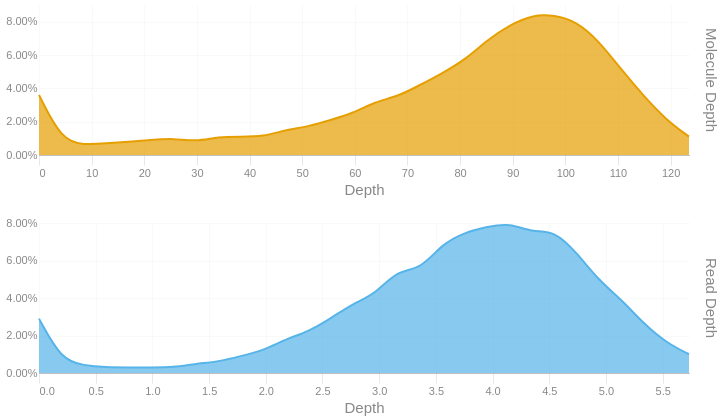

The cell this chart's notebook holds for it:
### Code cell
readdep = depth_hist(tb['Read Depth'], q99, 3)
readdep = readdep.with_columns(pl.lit('Read Depth').alias('Metric'))
if not SKIPLR:
    moldep = depth_hist(tb['Molecule Depth'], mol_q99, 1)
    moldep = moldep.with_columns(pl.lit('Molecule Depth').alias('Metric'))
    _hist = pl.concat([readdep, moldep])
    _hist = _hist.filter(pl.col('Proportion') != 0)
    with SafeRender(_hist):
        (
            alt.Chart(_hist)        
            .mark_area(interpolate = "basis")
            .encode(
                x=alt.X('Bin:Q').scale(domainMin=0).axis(alt.Axis(title='Depth')),
                y = alt.Y('Proportion:Q', title = None).axis(format = '.2%'),
                color = alt.Color('Metric:N').legend(None),
                row = alt.Row("Metric:N").header(title = None, labelOrient = 'right'),
                tooltip = [
                    alt.Tooltip("Metric:N", title = "Metric"),
                    alt.Tooltip('Interval:N', title = "Depth Interval"),
                    alt.Tooltip('Proportion:Q', title = "% Alignments").format('.2%')
                ]
            )
            .resolve_scale(x='independent', y='independent')
            .properties(
                height = 150, width = 650,
                usermeta={'embedOptions': {'downloadFileName': f'{samplename}.depth.hist'}}
            )
        ).display()
else:
    readdep = readdep.filter(pl.col('Proportion') != 0)
    with SafeRender(readdep):
        (
            alt.Chart(readdep)        
            .mark_area(interpolate = "basis")
            .encode(
                x=alt.X('Bin:Q').scale(domainMin=0).axis(alt.Axis(title='Depth')),
                y = alt.Y('Proportion:Q', title = None).axis(format = '.2%'),
                tooltip = [
                    alt.Tooltip('Interval:N', title = "Depth Interval"),
                    alt.Tooltip('Proportion:Q', title = "% Alignments").format('.2%')
                ]
            )
            .properties(
                usermeta={'embedOptions': {'downloadFileName': f'{samplename}.depth.hist'}}
            )
        ).display()

### Figure 1 — Vega-Lite specification as saved in the notebook (floating-point values rounded to 4 significant figures)
{"width": 650, "height": 150, "config": {"title": {"anchor": "start", "dy": -15, "fontSize": 18, "color": "#888888", "subtitleColor": "#888888", "subtitleFontSize": 14}, "arc": {"fill": "#0072B2"}, "axis": {"domainColor": "#888888", "domainWidth": 0.5, "gridWidth": 0.2, "grid": false, "titleFontWeight": 400, "titleFontSize": 15, "labelFontSize": 11, "labelColor": "#888888", "tickColor": "#888888", "tickWidth": 0.2, "titleColor": "#888888"}, "axisBand": {"grid": false}, "axisX": {"grid": true, "tickSize": 10, "domainCap": "round"}, "axisY": {"domain": false, "grid": true, "tickSize": 0, "domainCap": "round"}, "background": "transparent", "header": {"labelFontSize": 15, "labelColor": "#888888", "titleFontSize": 15, "titleFontWeight": 600, "titleColor": "#888888"}, "legend": {"labelFont": "sans-serif", "labelFontSize": 12, "labelColor": "#888888", "symbolSize": 100, "symbolType": "circle", "titleFontSize": 12, "titlePadding": 10, "titleColor": "#888888", "title": null}, "range": {"category": ["#E69F00", "#56B4E9", "#009E73", "#F0E442", "#0072B2", "#D55E00", "#CC79A7", "#000000"], "diverging": ["#cfe8f3", "#a2d4ec", "#73bfe2", "#46abdb", "#1696d2", "#12719e"]}, "area": {"fill": "#0072B2", "fillOpacity": 0.7, "line": true, "strokeOpacity": 0.7}, "line": {"color": "#0072B2", "stroke": "#0072B2", "strokeWidth": 2}, "trail": {"color": "#0072B2", "stroke": "#0072B2", "strokeWidth": 0, "size": 1}, "point": {"filled": true, "fillOpacity": 1.0, "size": 95}, "text": {"color": "#888888", "fontSize": 11, "align": "right", "fontWeight": 400, "size": 11}, "bar": {"fill": "#0072B2", "stroke": null}, "view": {"stroke": null, "continuousWidth": 660, "continuousHeight": 400}}, "data": {"name": "data-57f8c4b268399c840d186b066e431e29"}, "mark": {"type": "area", "interpolate": "basis"}, "encoding": {"color": {"field": "Metric", "legend": null, "type": "nominal"}, "row": {"field": "Metric", "header": {"title": null, "labelOrient": "right"}, "type": "nominal"}, "tooltip": [{"field": "Metric", "title": "Metric", "type": "nominal"}, {"field": "Interval", "title": "Depth Interval", "type": "nominal"}, {"field": "Proportion", "format": ".2%", "title": "% Alignments", "type": "quantitative"}], "x": {"axis": {"title": "Depth"}, "field": "Bin", "scale": {"domainMin": 0}, "type": "quantitative"}, "y": {"axis": {"format": ".2%"}, "field": "Proportion", "title": null, "type": "quantitative"}}, "resolve": {"scale": {"x": "independent", "y": "independent"}}, "usermeta": {"embedOptions": {"downloadFileName": "S3_Musquodoboit_594.depth.hist"}}, "$schema": "https://vega.github.io/schema/vega-lite/v6.1.0.json", "datasets": {"data-57f8c4b268399c840d186b066e431e29": [{"Bin": 0.0, "Interval": "0.0-0.198", "Proportion": 0.029, "Metric": "Read Depth"}, {"Bin": 0.198, "Interval": "0.198-0.395", "Proportion": 0.007, "Metric": "Read Depth"}, {"Bin": 0.395, "Interval": "0.395-0.593", "Proportion": 0.004, "Metric": "Read Depth"}, {"Bin": 0.593, "Interval": "0.593-0.791", "Proportion": 0.003, "Metric": "Read Depth"}, {"Bin": 0.791, "Interval": "0.791-0.988", "Proportion": 0.003, "Metric": "Read Depth"}, {"Bin": 0.988, "Interval": "0.988-1.186", "Proportion": 0.003, "Metric": "Read Depth"}, {"Bin": 1.186, "Interval": "1.186-1.384", "Proportion": 0.003, "Metric": "Read Depth"}, {"Bin": 1.384, "Interval": "1.384-1.581", "Proportion": 0.005, "Metric": "Read Depth"}, {"Bin": 1.581, "Interval": "1.581-1.779", "Proportion": 0.006, "Metric": "Read Depth"}, {"Bin": 1.779, "Interval": "1.779-1.977", "Proportion": 0.009, "Metric": "Read Depth"}, {"Bin": 1.977, "Interval": "1.977-2.174", "Proportion": 0.012, "Metric": "Read Depth"}, {"Bin": 2.174, "Interval": "2.174-2.372", "Proportion": 0.018, "Metric": "Read Depth"}, {"Bin": 2.372, "Interval": "2.372-2.57", "Proportion": 0.022, "Metric": "Read Depth"}, {"Bin": 2.57, "Interval": "2.57-2.767", "Proportion": 0.029, "Metric": "Read Depth"}, {"Bin": 2.767, "Interval": "2.767-2.965", "Proportion": 0.037, "Metric": "Read Depth"}, {"Bin": 2.965, "Interval": "2.965-3.163", "Proportion": 0.042, "Metric": "Read Depth"}, {"Bin": 3.163, "Interval": "3.163-3.36", "Proportion": 0.055, "Metric": "Read Depth"}, {"Bin": 3.36, "Interval": "3.36-3.558", "Proportion": 0.055, "Metric": "Read Depth"}, {"Bin": 3.558, "Interval": "3.558-3.756", "Proportion": 0.069, "Metric": "Read Depth"}, {"Bin": 3.756, "Interval": "3.756-3.953", "Proportion": 0.075, "Metric": "Read Depth"}, {"Bin": 3.953, "Interval": "3.953-4.151", "Proportion": 0.078, "Metric": "Read Depth"}, {"Bin": 4.151, "Interval": "4.151-4.349", "Proportion": 0.08, "Metric": "Read Depth"}, {"Bin": 4.349, "Interval": "4.349-4.546", "Proportion": 0.075, "Metric": "Read Depth"}, {"Bin": 4.546, "Interval": "4.546-4.744", "Proportion": 0.076, "Metric": "Read Depth"}, {"Bin": 4.744, "Interval": "4.744-4.942", "Proportion": 0.064, "Metric": "Read Depth"}, {"Bin": 4.942, "Interval": "4.942-5.139", "Proportion": 0.049, "Metric": "Read Depth"}, {"Bin": 5.139, "Interval": "5.139-5.337", "Proportion": 0.039, "Metric": "Read Depth"}, {"Bin": 5.337, "Interval": "5.337-5.535", "Proportion": 0.026, "Metric": "Read Depth"}, {"Bin": 5.535, "Interval": "5.535-5.732", "Proportion": 0.016, "Metric": "Read Depth"}, {"Bin": 5.732, "Interval": "5.732-5.93", "Proportion": 0.01, "Metric": "Read Depth"}, {"Bin": 0.0, "Interval": "0.0-4.3", "Proportion": 0.036, "Metric": "Molecule Depth"}, {"Bin": 4.3, "Interval": "4.3-8.5", "Proportion": 0.009, "Metric": "Molecule Depth"}, {"Bin": 8.5, "Interval": "8.5-12.8", "Proportion": 0.006, "Metric": "Molecule Depth"}, {"Bin": 12.8, "Interval": "12.8-17.0", "Proportion": 0.007, "Metric": "Molecule Depth"}, {"Bin": 17.0, "Interval": "17.0-21.3", "Proportion": 0.008, "Metric": "Molecule Depth"}, {"Bin": 21.3, "Interval": "21.3-25.6", "Proportion": 0.009, "Metric": "Molecule Depth"}, {"Bin": 25.6, "Interval": "25.6-29.8", "Proportion": 0.01, "Metric": "Molecule Depth"}, {"Bin": 29.8, "Interval": "29.8-34.1", "Proportion": 0.008, "Metric": "Molecule Depth"}, {"Bin": 34.1, "Interval": "34.1-38.3", "Proportion": 0.011, "Metric": "Molecule Depth"}, {"Bin": 38.3, "Interval": "38.3-42.6", "Proportion": 0.011, "Metric": "Molecule Depth"}, {"Bin": 42.6, "Interval": "42.6-46.8", "Proportion": 0.011, "Metric": "Molecule Depth"}, {"Bin": 46.8, "Interval": "46.8-51.1", "Proportion": 0.015, "Metric": "Molecule Depth"}, {"Bin": 51.1, "Interval": "51.1-55.4", "Proportion": 0.017, "Metric": "Molecule Depth"}, {"Bin": 55.4, "Interval": "55.4-59.6", "Proportion": 0.021, "Metric": "Molecule Depth"}, {"Bin": 59.6, "Interval": "59.6-63.9", "Proportion": 0.025, "Metric": "Molecule Depth"}, {"Bin": 63.9, "Interval": "63.9-68.1", "Proportion": 0.032, "Metric": "Molecule Depth"}, {"Bin": 68.1, "Interval": "68.1-72.4", "Proportion": 0.035, "Metric": "Molecule Depth"}, {"Bin": 72.4, "Interval": "72.4-76.6", "Proportion": 0.042, "Metric": "Molecule Depth"}, {"Bin": 76.6, "Interval": "76.6-80.9", "Proportion": 0.049, "Metric": "Molecule Depth"}, {"Bin": 80.9, "Interval": "80.9-85.2", "Proportion": 0.057, "Metric": "Molecule Depth"}, {"Bin": 85.2, "Interval": "85.2-89.4", "Proportion": 0.069, "Metric": "Molecule Depth"}, {"Bin": 89.4, "Interval": "89.4-93.7", "Proportion": 0.078, "Metric": "Molecule Depth"}, {"Bin": 93.7, "Interval": "93.7-97.9", "Proportion": 0.084, "Metric": "Molecule Depth"}, {"Bin": 97.9, "Interval": "97.9-102.2", "Proportion": 0.084, "Metric": "Molecule Depth"}, {"Bin": 102.2, "Interval": "102.2-106.5", "Proportion": 0.08, "Metric": "Molecule Depth"}, {"Bin": 106.5, "Interval": "106.5-110.7", "Proportion": 0.068, "Metric": "Molecule Depth"}, {"Bin": 110.7, "Interval": "110.7-115.0", "Proportion": 0.051, "Metric": "Molecule Depth"}, {"Bin": 115.0, "Interval": "115.0-119.2", "Proportion": 0.035, "Metric": "Molecule Depth"}, {"Bin": 119.2, "Interval": "119.2-123.5", "Proportion": 0.021, "Metric": "Molecule Depth"}, {"Bin": 123.5, "Interval": "123.5-127.75", "Proportion": 0.011, "Metric": "Molecule Depth"}]}}
